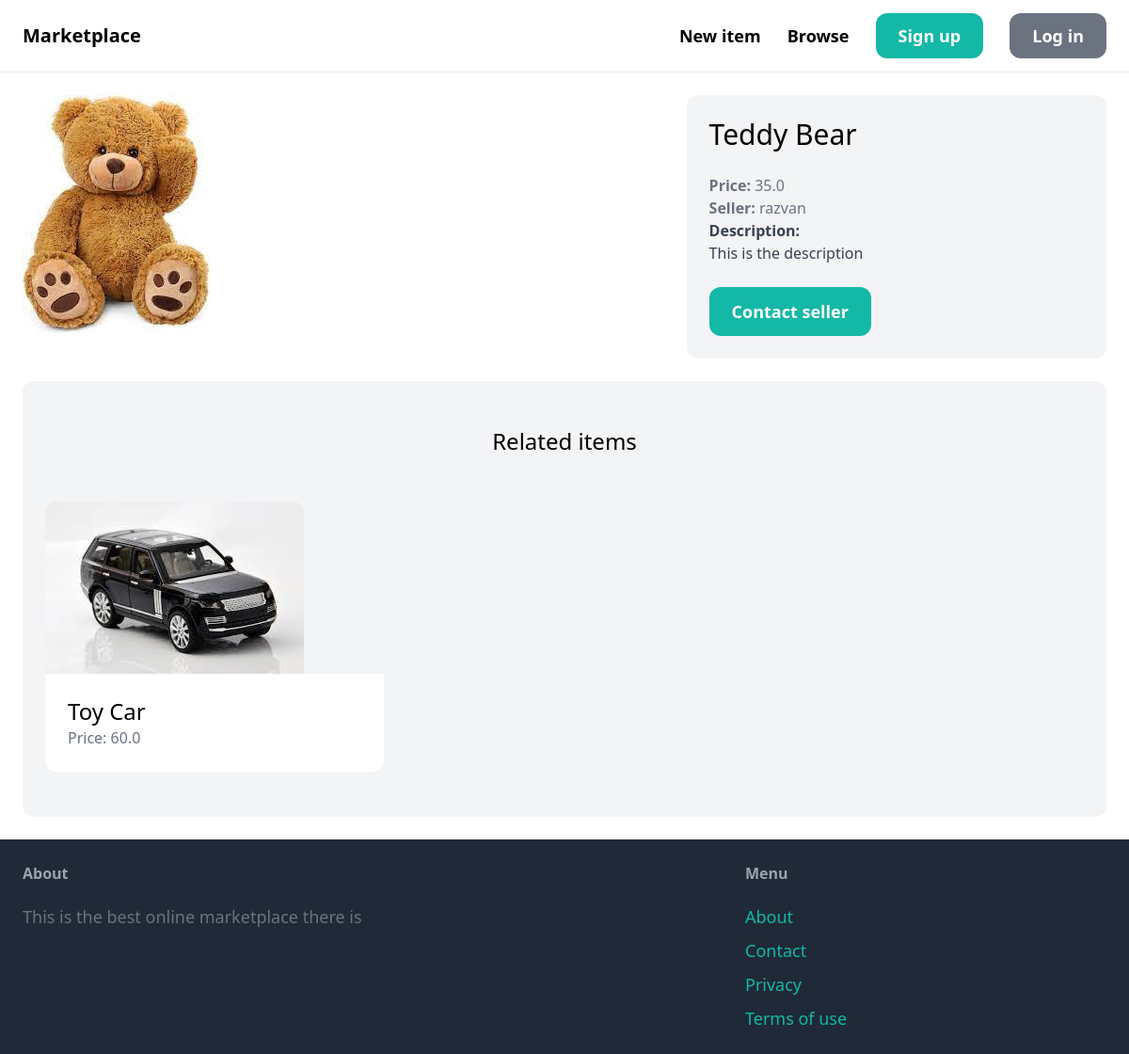
Page /items/1/ on the committed database.
### item/models.py (models this page shows, shortened)
class Item(models.Model):
    category = models.ForeignKey(Category,related_name='items',on_delete=models.CASCADE)
    name = models.CharField(max_length=255)
    description = models.TextField(blank=True,null=True)
    price = models.FloatField()
    image = models.ImageField(upload_to='item_images',blank=True,null=True)
    is_sold = models.BooleanField(default=False)
    created_by = models.ForeignKey(User,related_name='items',on_delete=models.CASCADE)
    created_at = models.DateTimeField(auto_now_add=True)

### item/views.py (the view)
# urls.py: path('<int:pk>/',views.detail,name='detail'),
def detail(request, pk):
    item = get_object_or_404(Item,pk=pk)
    related_items = Item.objects.filter(category=item.category,is_sold=False).exclude(pk=pk)[0:3]
    return render(request,'item/detail.html',{
        'item':item,
        'related_items': related_items,
    })

### item/templates/item/detail.html (shortened to what this page needs)
{% extends 'core/base.html' %}
{% block content %}
    <div class="grid grid-cols-5 gap-6">
        <div class="col-span-3">
            <img src="{{ item.image.url }}" class="rounded-xl">
        </div>
        <div class="col-span-2 p-6 bg-gray-100 rounded-xl">
            <h1 class="mb-6 text-3xl">{{ item.name }}</h1>
            <p class="text-gray-500 "><strong>Price: </strong>{{ item.price }}</p>
            <p class="text-gray-500 "><strong>Seller: </strong>{{ item.created_by }}</p>
            {% if item.description %}
                <p class="text-gray-700 ">
                    <strong>Description: </strong><br>
                    {{ item.description }}
                </p>
            {% endif %}
            {% if request.user == item.created_by %}
                <a href="{% url 'item:edit' item.id %}" class="inline-block mt-6 px-6 py-3 text-lg font-semibold bg-teal-500 text-white rounded-xl">Edit item</a>
                <a href="{% url 'item:delete' item.id %}" class="inline-block mt-6 px-6 py-3 text-lg font-semibold bg-red-500 text-white rounded-xl">Delete item</a>
            {% else %}
                <a href="{% url 'conversation:new' item.id %}" class="inline-block mt-6 px-6 py-3 text-lg font-semibold bg-teal-500 text-white rounded-xl hover:bg-teal-700 ">Contact seller</a>
            {% endif %}
        </div>
    </div>
    <div class="mt-6 px-6 py-12 bg-gray-100 rounded-xl">
        <h2 class="mb-12 text-2xl text-center">Related items</h2>
        <div class="grid grid-cols-3 gap-3">
            {% for item in related_items %}
                <div>
                    <a href="{% url 'item:detail' item.id %}">
                        <div>
                            <img src="{{ item.image.url }}" class="rounded-t-xl">
                        </div>
                        <div class="p-6 bg-white rounded-b-xl">
                            <h2 class="text-2xl">{{ item.name }}</h2>
                            <p class="text-gray-500">Price: {{ item.price }}</p>
                        </div>
                    </a>
                </div>
            {% endfor %}
        </div>
    </div>
{% endblock %}

### rows in the picture
Item: image (picture), name "Teddy Bear", price "35.0", created_by "razvan", description "This is the description"
Item: image (picture), name "Toy Car", price "60.0"
